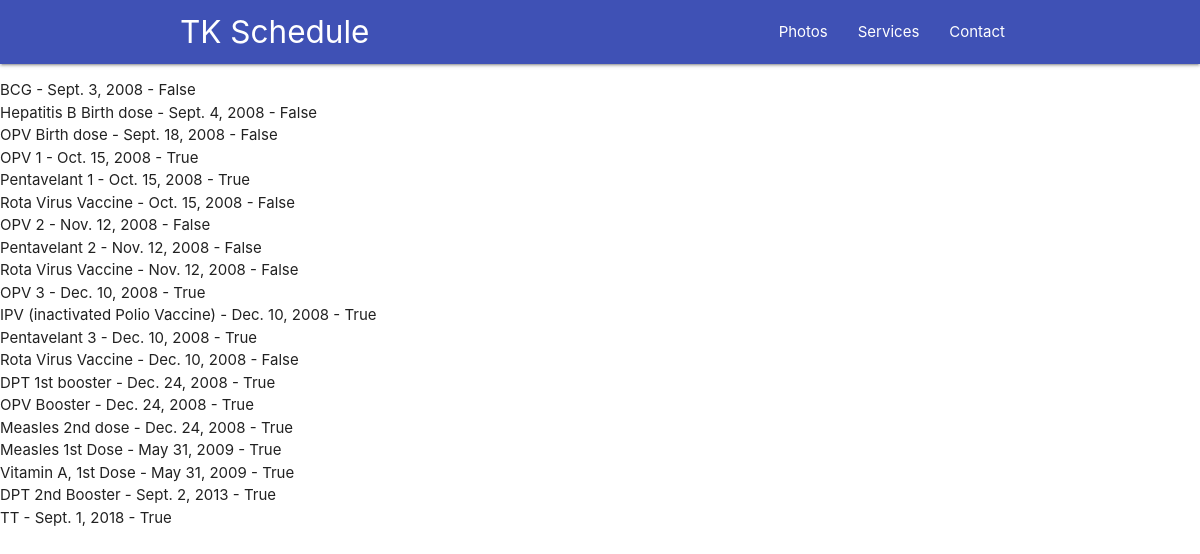
Page /parent/list-child-vaccine/15/ on the committed database.
### parent/models.py (models this page shows)
class Vaccine(models.Model):
    child = models.ForeignKey(
        'parent.Child', related_name='vaccinnes', on_delete=models.CASCADE)
    name = models.CharField(max_length=50, blank=False)
    date = models.DateField()
    status = models.BooleanField(default=False)
    def __str__(self):
        return f'{self.name}-{self.child}'

### parent/views.py (the view)
# urls.py: path('list-child-vaccine/<int:pk>/', views.list_child_vaccine,
def list_child_vaccine(request, pk):
    vaccine_list = models.Child.objects.get(pk__exact=pk).vaccinnes.all()
    print(vaccine_list)
    return render(request, 'parent/list_child_vaccine.html', {'vaccine_list': vaccine_list})

### account/context_processors.py (called while the page is built)
def UserList(request):
    parent_all = [u['user']
                  for u in models.ParentUser.objects.all().values('user')]
    anm_all = [u['user']
               for u in models.ANMUser.objects.all().values('user')]
    ward_all = [u['user']
                for u in models.WardUser.objects.all().values('user')]
    cluster_all = [u['user']
                   for u in models.ClusterUser.objects.all().values('user')]
    return {'parent_all': parent_all, 'anm_all': anm_all, 'ward_all': ward_all, 'cluster_all': cluster_all}

### parent/models.py (called while the page is built)
    def __str__(self):
        return self.name

### parent/templates/parent/list_child_vaccine.html
{% extends 'base.html' %}
{% block content %}
<ul>
{% for vaccine in vaccine_list %}
    <li>{{vaccine.name}} - {{vaccine.date}} - {{vaccine.status}}</li>
{% endfor %}
</ul>
{% endblock %}

### templates/base.html (shortened to what this page needs)
<!DOCTYPE html>
{% load staticfiles %}
<html lang="en">
<head>
    <link rel="stylesheet" href="{% static 'css/materialize.min.css' %}">
</head>
<body>
    <header>
        <nav class="nav-wrapper indigo">
            <div class="container">
                <a href="{% url 'home' %}" class="brand-logo">TK Schedule</a>
                <ul class="right hide-on-med-and-down">
                    <li><a href="#">Photos</a></li>
                    <li><a href="#">Services</a></li>
                    <li><a href="#">Contact</a></li>
                </ul>
            </div>
        </nav>
    </header>
    {% block content %}
    {% endblock %}
</body>
</html>

### rows in the picture
Vaccine: name "BCG", date "Sept. 3, 2008", status "False"
Vaccine: name "Hepatitis B Birth dose", date "Sept. 4, 2008", status "False"
Vaccine: name "OPV Birth dose", date "Sept. 18, 2008", status "False"
Vaccine: name "OPV 1", date "Oct. 15, 2008", status "True"
Vaccine: name "Pentavelant 1", date "Oct. 15, 2008", status "True"
Vaccine: name "Rota Virus Vaccine", date "Oct. 15, 2008", status "False"
Vaccine: name "OPV 2", date "Nov. 12, 2008", status "False"
Vaccine: name "Pentavelant 2", date "Nov. 12, 2008", status "False"
Vaccine: name "Rota Virus Vaccine", date "Nov. 12, 2008", status "False"
Vaccine: name "OPV 3", date "Dec. 10, 2008", status "True"
Vaccine: name "IPV (inactivated Polio Vaccine)", date "Dec. 10, 2008", status "True"
Vaccine: name "Pentavelant 3", date "Dec. 10, 2008", status "True"
Vaccine: name "Rota Virus Vaccine", date "Dec. 10, 2008", status "False"
Vaccine: name "DPT 1st booster", date "Dec. 24, 2008", status "True"
Vaccine: name "OPV Booster", date "Dec. 24, 2008", status "True"
Vaccine: name "Measles 2nd dose", date "Dec. 24, 2008", status "True"
Vaccine: name "Measles 1st Dose", date "May 31, 2009", status "True"
Vaccine: name "Vitamin A, 1st Dose", date "May 31, 2009", status "True"
Vaccine: name "DPT 2nd Booster", date "Sept. 2, 2013", status "True"
Vaccine: name "TT", date "Sept. 1, 2018", status "True"
